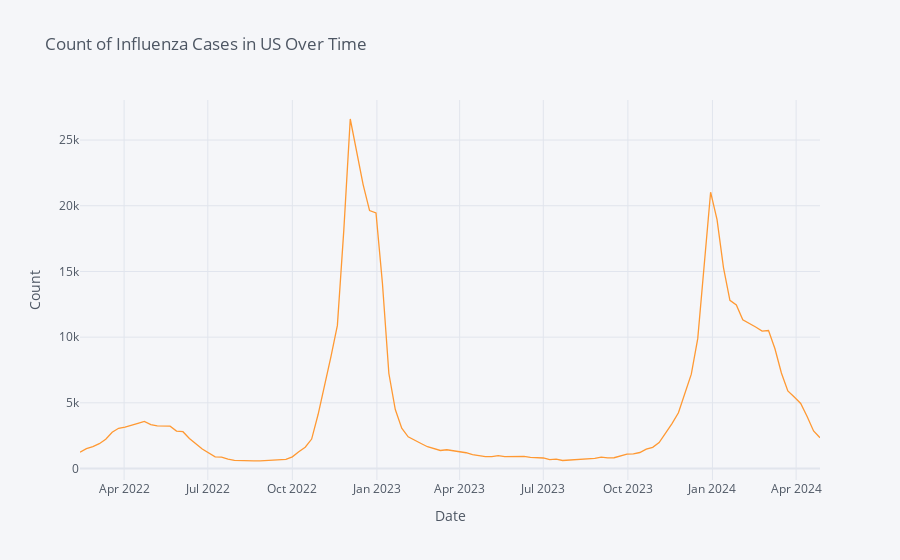

Notebook cell for this chart:
### Code cell
US_df["value"].iplot(xTitle = "Date", yTitle = "Count", title = "Count of Influenza Cases in US Over Time")
